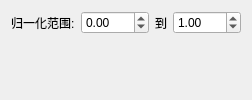
                <widget class="QWidget" name="bigThermalMaxNormPage">
                 <layout class="QFormLayout" name="bigThermalMaxNormLayout">
                  <item row="0" column="0">
                   <widget class="QLabel" name="bigThermalMaxNormRangeLabel">
                    <property name="text">
                     <string>归一化范围:</string>
                    </property>
                   </widget>
                  </item>
                  <item row="0" column="1">
                   <layout class="QHBoxLayout" name="bigThermalMaxNormRangeLayout">
                    <item>
                     <widget class="QDoubleSpinBox" name="bigThermalMaxNormMinSpinBox">
                      <property name="minimum">
                       <double>-999.000000000000000</double>
                      </property>
                      <property name="maximum">
                       <double>999.000000000000000</double>
                      </property>
                      <property name="value">
                       <double>0.000000000000000</double>
                      </property>
                     </widget>
                    </item>
                    <item>
                     <widget class="QLabel" name="bigThermalMaxNormToLabel">
                      <property name="text">
                       <string>到</string>
                      </property>
                     </widget>
                    </item>
                    <item>
                     <widget class="QDoubleSpinBox" name="bigThermalMaxNormMaxSpinBox">
                      <property name="minimum">
                       <double>-999.000000000000000</double>
                      </property>
                      <property name="maximum">
                       <double>999.000000000000000</double>
                      </property>
                      <property name="value">
                       <double>1.000000000000000</double>
                      </property>
                     </widget>
                    </item>
                   </layout>
                  </item>
                 </layout>
                </widget>
